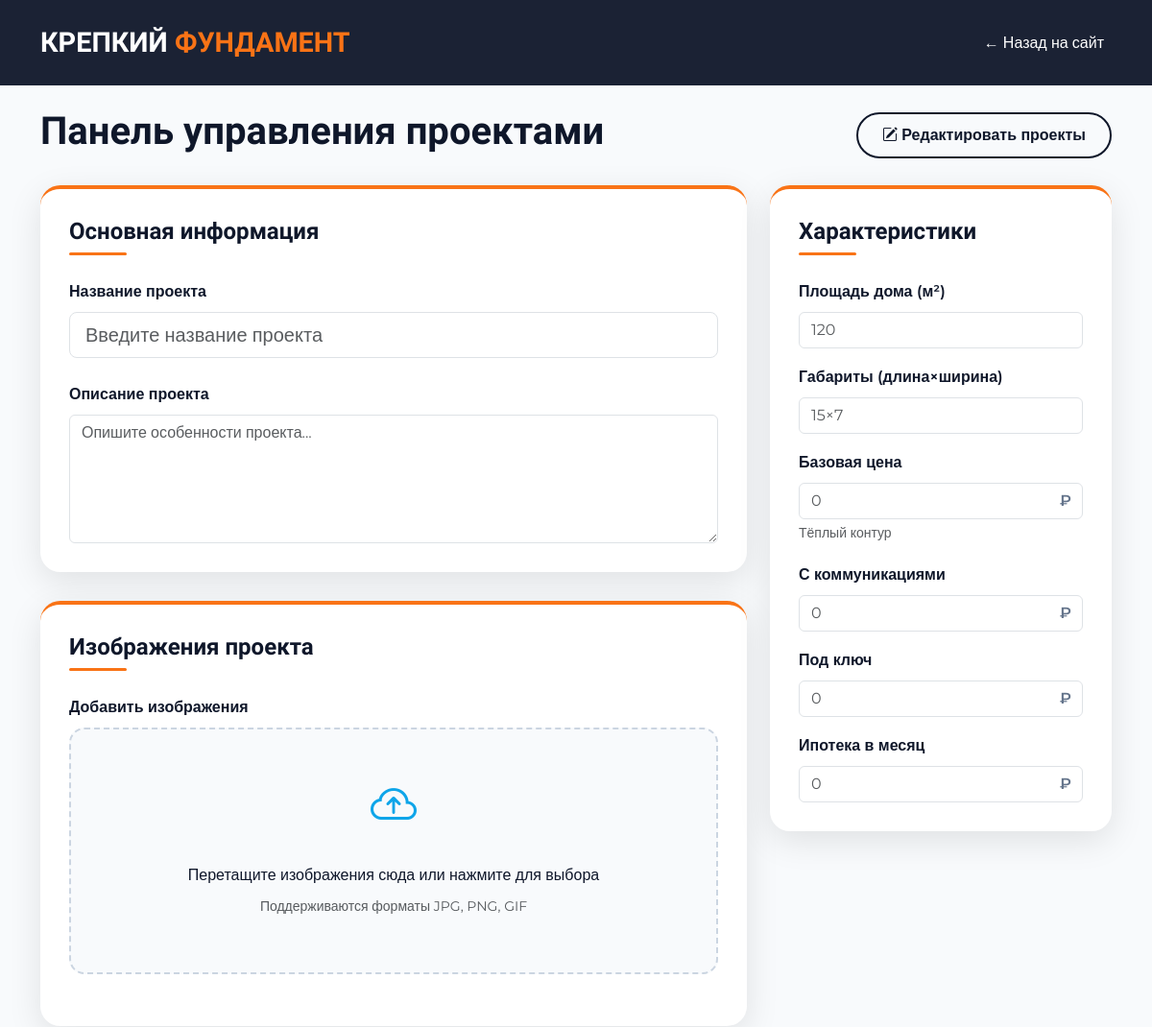
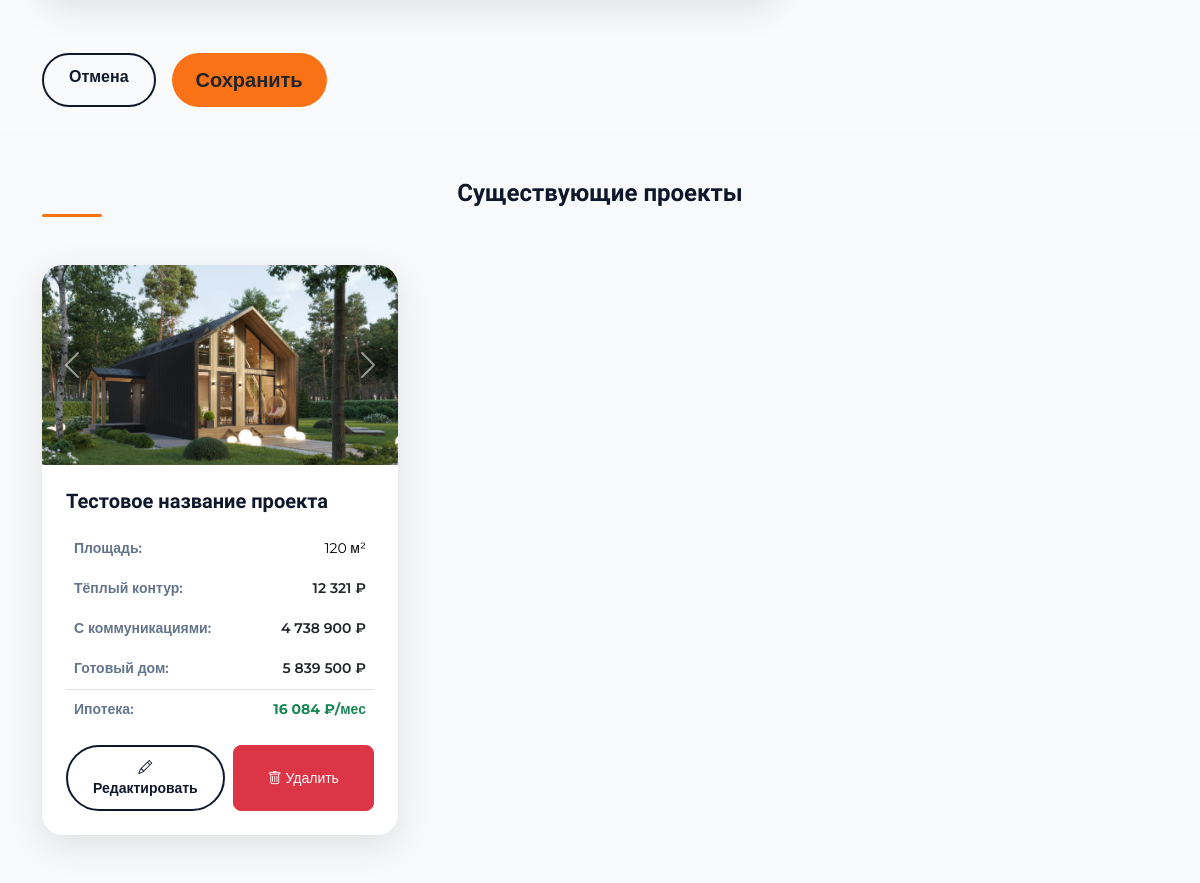
The app's page /admin/ with its own data (2 pictures, top to bottom).
### app/models.py (models this page shows, shortened)
class ProjectImages(db.Model):
    __tablename__ = "project_images"
    id = db.Column(db.Integer, primary_key=True)
    filename = db.Column(db.String(100), nullable=False)
    project_id = db.Column(
        db.Integer,
        db.ForeignKey(Project.id, ondelete="CASCADE"),
        nullable=False,
    )
    project = db.relationship("Project", back_populates="images")
    @property
    def url(self):
        return os.path.join('uploads', self.project.slug, self.filename)

class Project(db.Model):
    __tablename__ = "projects"
    id = db.Column(db.Integer, primary_key=True)
    title = db.Column(db.String(100), unique=True, nullable=False)
    slug = db.Column(db.String(100), unique=True, nullable=False)
    description = db.Column(db.Text)
    square = db.Column(db.Integer, nullable=False)
    size = db.Column(db.String(15), nullable=False)
    price_base = db.Column(db.Integer, nullable=False)
    price_with_communications = db.Column(db.Integer)
    price_ready = db.Column(db.Integer)
    mortgage_price_per_month = db.Column(db.Integer)
    images_directory_path = db.Column(db.String(300), nullable=False)
    images = db.relationship(
        "ProjectImages",
        back_populates="project",
        cascade="all, delete-orphan",
        lazy="dynamic"
    )

### app/routes.py (the view)
@main_bp.route('/admin/')
def admin():
    projects = Project.query.all()
    form = ProjectForm()
    return render_template('admin.html', projects=projects, form=form)

### app/forms.py
class ProjectForm(FlaskForm):
    title = StringField('Название', validators=[DataRequired()])
    description = TextAreaField('Описание', validators=[DataRequired()])
    square = IntegerField('Площадь (м²)', validators=[DataRequired(), NumberRange(min=0)])
    size = StringField('Площадь участка', validators=[DataRequired()])  # теперь текст
    price_base = IntegerField('Теплый контур', validators=[DataRequired(), NumberRange(min=0)])
    price_with_communications = IntegerField('Готовые коммуникации', validators=[Optional(), NumberRange(min=0)])
    price_ready = IntegerField('Заезжай и живи', validators=[Optional(), NumberRange(min=0)])
    mortgage_price_per_month = IntegerField('В ипотеку', validators=[Optional(), NumberRange(min=0)])
    img_files = MultipleFileField("Изображение", validators=[
        FileAllowed(['jpg', 'jpeg', 'png', 'webp'], "Допустимы только изображения")
    ])
    submit = SubmitField('Сохранить')

### app/templates/admin.html (shortened to what this page needs)
<!DOCTYPE html>
<html lang="ru">
<head>
    <link href="https://cdn.jsdelivr.net/npm/bootstrap@5.3.2/dist/css/bootstrap.min.css" rel="stylesheet" />
    <link href="https://cdn.jsdelivr.net/npm/bootstrap-icons@1.11.1/font/bootstrap-icons.css" rel="stylesheet" />
</head>
<body>
    <nav class="navbar navbar-expand-lg">
        <div class="container">
            <a class="navbar-brand" href="{{ url_for('main.index') }}">КРЕПКИЙ <span>ФУНДАМЕНТ</span></a>
            <div class="navbar-nav ms-auto">
                <a class="nav-link text-white" href="{{ url_for('main.index') }}">← Назад на сайт</a>
            </div>
        </div>
    </nav>
    <section class="py-4">
        <div class="container">
            <div class="d-flex justify-content-between align-items-center mb-4">
            <h1 class="fw-bold">Панель управления проектами</h1>
            <a href="{{ url_for('main.admin') }}#projects" class="btn btn-outline-custom">
                <i class="bi bi-pencil-square"></i> Редактировать проекты
            </a>
        </div>
            <form method="POST" action="{{ url_for('main.add_project') }}" enctype="multipart/form-data">
                <div class="row g-4 align-items-start">
                    <div class="col-lg-8">
                        <div class="admin-card">
                            <h3 class="section-title">Основная информация</h3>
                            <div class="mb-4">
                                <label class="form-label fw-bold">Название проекта</label>
                                {{ form.title(class="form-control form-control-lg", placeholder="Введите название проекта") }}
                            </div>
                            <div class="mb-0">
                                <label class="form-label fw-bold">Описание проекта</label>
                                {{ form.description(class="form-control", rows="5", placeholder="Опишите особенности проекта...") }}
                            </div>
                        </div>
                        <div class="admin-card">
                            <h3 class="section-title">Изображения проекта</h3>
                            <div class="mb-4">
                                <label class="form-label fw-bold">Добавить изображения</label>
                                <div class="upload-area" id="uploadArea">
                                    <div class="upload-icon">
                                        <i class="bi bi-cloud-arrow-up"></i>
                                    </div>
                                    <p class="mb-2 fw-medium">Перетащите изображения сюда или нажмите для выбора</p>
                                    <p class="text-muted small">Поддерживаются форматы JPG, PNG, GIF</p>
                                </div>
                            </div>
                        </div>
                    </div>
                    <div class="col-lg-4">
                        <div class="admin-card">
                            <h3 class="section-title">Характеристики</h3>
                            <div class="mb-3">
                                <label class="form-label fw-semibold">Площадь дома (м²)</label>
                                {{ form.square(class="form-control", placeholder="120") }}
                            </div>
                            <div class="mb-3">
                                <label class="form-label fw-semibold">Габариты (длина×ширина)</label>
                                {{ form.size(class="form-control", placeholder="15×7") }}
                            </div>
                            <div class="mb-3">
                                <label class="form-label fw-semibold">Базовая цена</label>
                                <div class="price-input-group">
                                    {{ form.price_base(class="form-control", placeholder="0") }}
                                </div>
                                <small class="text-muted">Тёплый контур</small>
                            </div>
                            <div class="mb-3">
                                <label class="form-label fw-semibold">С коммуникациями</label>
                                <div class="price-input-group">
                                    {{ form.price_with_communications(class="form-control", placeholder="0") }}
                                </div>
                            </div>
                            <div class="mb-3">
                                <label class="form-label fw-semibold">Под ключ</label>
                                <div class="price-input-group">
                                    {{ form.price_ready(class="form-control", placeholder="0") }}
                                </div>
                            </div>
                            <div class="mb-0">
                                <label class="form-label fw-semibold">Ипотека в месяц</label>
                                <div class="price-input-group">
                                    {{ form.mortgage_price_per_month(class="form-control", placeholder="0") }}
                                </div>
                            </div>
                        </div>
                    </div>
                </div>
                <div class="row mt-4">
                    <div class="col-12">
                        <div class="d-grid gap-2 d-md-flex justify-content-md-start">
                            <a href="{{ url_for('main.admin') }}" class="btn btn-outline-custom me-md-2">Отмена</a>
                            {{ form.submit(class="btn btn-primary-custom btn-lg px-4") }}
                        </div>
                    </div>
                </div>
            </form>
        </div>
    </section>
    <section id="projects" class="py-5 bg-light">
        <div class="container">
            <h2 class="section-title text-center mb-5">Существующие проекты</h2>
            <div class="row g-4">
                {% for project in projects %}
                <div class="col-md-6 col-lg-4">
                    <div class="project-card h-100">
                        <div id="carousel{{ project.id }}" class="carousel slide">
                            <div class="carousel-inner">
                                {% for image in project.images.all() %}
                                <div class="carousel-item {% if loop.first %}active{% endif %}">
                                    <img src="{{ url_for('static', filename=image.url) }}" class="card-img-top" alt="{{ project.title }}" style="height: 200px; object-fit: cover;">
                                </div>
                                {% endfor %}
                            </div>
                            {% if project.images.count() > 1 %}
                            <button class="carousel-control-prev" type="button" data-bs-target="#carousel{{ project.id }}" data-bs-slide="prev">
                                <span class="carousel-control-prev-icon"></span>
                            </button>
                            <button class="carousel-control-next" type="button" data-bs-target="#carousel{{ project.id }}" data-bs-slide="next">
                                <span class="carousel-control-next-icon"></span>
                            </button>
                            {% endif %}
                        </div>
                        <div class="card-body p-4">
                            <h5 class="fw-semibold mb-3">{{ project.title }}</h5>
                            <table class="table table-borderless text-secondary small mb-0">
                                <tbody>
                                    <tr>
                                        <th>Площадь:</th>
                                        <td class="text-end">{{ project.square }} м²</td>
                                    </tr>
                                    <tr>
                                        <th>Тёплый контур:</th>
                                        <td class="text-end text-dark fw-semibold">{{ "{:,}".format(project.price_base).replace(',', ' ') }} ₽</td>
                                    </tr>
                                    <tr>
                                        <th>С коммуникациями:</th>
                                        <td class="text-end text-dark fw-semibold">{{ "{:,}".format(project.price_with_communications).replace(',', ' ') }} ₽</td>
                                    </tr>
                                    <tr>
                                        <th>Готовый дом:</th>
                                        <td class="text-end text-dark fw-semibold">{{ "{:,}".format(project.price_ready).replace(',', ' ') }} ₽</td>
                                    </tr>
                                    <tr class="border-top">
                                        <th class="pt-2">Ипотека:</th>
                                        <td class="text-end fw-bold pt-2 text-success">{{ "{:,}".format(project.mortgage_price_per_month).replace(',', ' ') }} ₽/мес</td>
                                    </tr>
                                </tbody>
                            </table>
                            <div class="d-flex gap-2 mt-3">
                                <a href="{{ url_for('main.edit_project', id=project.id) }}" class="btn btn-outline-custom btn-sm flex-fill">
                                    <i class="bi bi-pencil"></i> Редактировать
                                </a>
                                <button class="btn btn-danger btn-sm delete-btn" data-id="{{ project.id }}">
                                    <i class="bi bi-trash"></i> Удалить
                                </button>
                            </div>
                        </div>
                    </div>
                </div>
                {% endfor %}
            </div>
        </div>
    </section>
</body>
</html>

### app/templates/admin.html (style rules this page uses)
:root { --primary: #0f172a; --primary-light: #1e293b; --secondary: #f97316; --accent: #0ea5e9; --light: #f8fafc; --dark: #0f172a; --gray: #64748b; }
body { background: var(--light); font-family: "Montserrat", sans-serif; color: var(--dark); line-height: 1.7; }
h1, h2, h3, h4, h5 { font-family: "Oswald", sans-serif; font-weight: 700; }
.navbar { background: rgba(15, 23, 42, 0.95); backdrop-filter: blur(10px); padding: 15px 0; }
.navbar-brand { font-family: "Oswald", sans-serif; font-weight: 700; font-size: 1.8rem; color: white; }
.navbar-brand span { color: var(--secondary); }
.btn-primary-custom { background: var(--secondary); border: none; padding: 12px 30px; border-radius: 50px; font-weight: 600; transition: 0.3s; }
.btn-outline-custom { border: 2px solid var(--primary); color: var(--primary); padding: 10px 25px; border-radius: 50px; transition: 0.3s; font-weight: 600; }
.admin-card { background: white; border-radius: 1.3rem; padding: 30px; box-shadow: 0 10px 35px rgba(0, 0, 0, 0.1); margin-bottom: 30px; border-top: 4px solid var(--secondary); }
.project-card { background: white; border-radius: 1.3rem; box-shadow: 0 10px 35px rgba(0, 0, 0, 0.1); transition: 0.3s; overflow: hidden; }
.section-title { margin-bottom: 1.5rem; color: var(--primary); font-size: 1.5rem; position: relative; padding-bottom: 10px; }
.section-title::after { content: ""; position: absolute; bottom: 0; left: 0; width: 60px; height: 3px; background: var(--secondary); border-radius: 2px; }
.upload-area { border: 2px dashed #cbd5e1; border-radius: 1rem; padding: 40px 20px; text-align: center; cursor: pointer; transition: 0.3s; background: #f8fafc; }
.upload-icon { font-size: 3rem; color: var(--accent); margin-bottom: 1rem; }
.carousel-item img { height: 200px; object-fit: cover; }
.carousel-control-prev, .carousel-control-next { width: 40px; height: 40px; background: rgba(0,0,0,0.5); border-radius: 50%; top: 50%; transform: translateY(-50%); margin: 0 10px; }
.table th { font-weight: 600; color: var(--gray); border: none; }
.table td { border: none; vertical-align: middle; }
.delete-btn { width: 100%; border-radius: 8px; }
.price-input-group { position: relative; }
.price-input-group::before { content: "₽"; position: absolute; right: 12px; top: 50%; transform: translateY(-50%); color: var(--gray); font-weight: 600; }
.price-input-group input { padding-right: 40px; }

### records on screen
Project: title "Тестовое название проекта", square "120", price_base "12 321", price_with_communications "4 738 900", price_ready "5 839 500", mortgage_price_per_month "16 084"
ProjectImages: filename.slug (picture)
